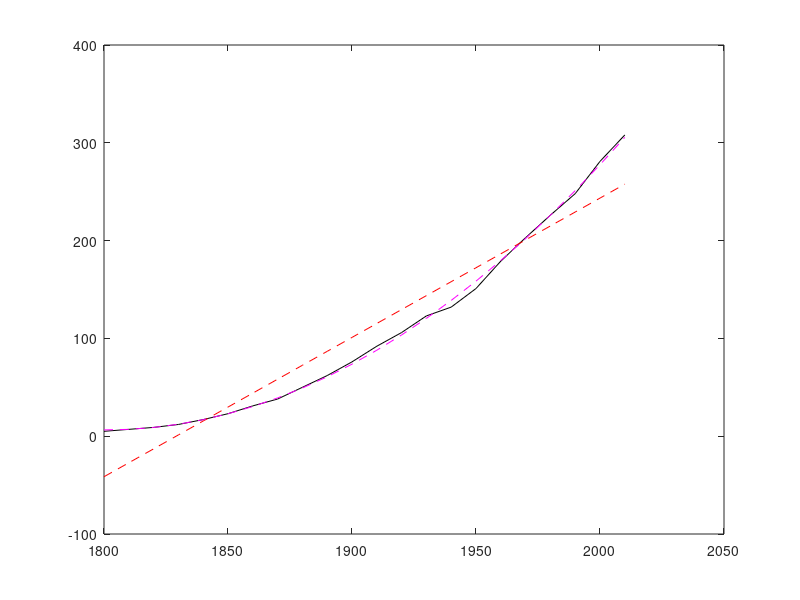

Recreate this plot in MATLAB.
%% week6_lab.m

close all;
clear all;

load uscensus.txt;
x = uscensus(:,1);
y = uscensus(:,2);
N = length(x);
E = [ones(N,1) x];

% calculate pseudo inverse
a = inv(E'*E)*E'*y;

% plot regression
figure(1);
plot(x,y,'k-'); % orig data
hold on;
plot(x,E*a,'r--'); % linear fit

% quadratic fit
E = [ones(N,1) x x.^2];

% calculate pseudo inverse
a = inv(E'*E)*E'*y;

% plot regression
plot(x,E*a,'m--'); % quadratic fit
hold off;
